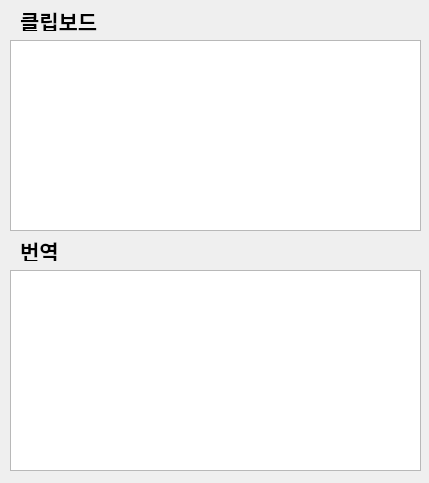
<?xml version="1.0" encoding="UTF-8"?>
<ui version="4.0">
 <class>Dialog</class>
 <widget class="QDialog" name="Dialog">
  <property name="geometry">
   <rect>
    <x>0</x>
    <y>0</y>
    <width>429</width>
    <height>483</height>
   </rect>
  </property>
  <property name="windowTitle">
   <string>Dialog</string>
  </property>
  <widget class="QTextEdit" name="textEdit">
   <property name="geometry">
    <rect>
     <x>10</x>
     <y>40</y>
     <width>411</width>
     <height>191</height>
    </rect>
   </property>
   <property name="font">
    <font>
     <family>나눔스퀘어 Light</family>
     <pointsize>14</pointsize>
     <weight>50</weight>
     <bold>false</bold>
    </font>
   </property>
   <property name="html">
    <string>&lt;!DOCTYPE HTML PUBLIC &quot;-//W3C//DTD HTML 4.0//EN&quot; &quot;http://www.w3.org/TR/REC-html40/strict.dtd&quot;&gt;
&lt;html&gt;&lt;head&gt;&lt;meta name=&quot;qrichtext&quot; content=&quot;1&quot; /&gt;&lt;style type=&quot;text/css&quot;&gt;
p, li { white-space: pre-wrap; }
&lt;/style&gt;&lt;/head&gt;&lt;body style=&quot; font-family:'나눔스퀘어 Light'; font-size:14pt; font-weight:400; font-style:normal;&quot;&gt;
&lt;p align=&quot;center&quot; style=&quot;-qt-paragraph-type:empty; margin-top:0px; margin-bottom:0px; margin-left:0px; margin-right:0px; -qt-block-indent:0; text-indent:0px;&quot;&gt;&lt;br /&gt;&lt;/p&gt;&lt;/body&gt;&lt;/html&gt;</string>
   </property>
  </widget>
  <widget class="QTextEdit" name="textEdit_2">
   <property name="geometry">
    <rect>
     <x>10</x>
     <y>270</y>
     <width>411</width>
     <height>201</height>
    </rect>
   </property>
   <property name="font">
    <font>
     <family>나눔스퀘어 Light</family>
     <pointsize>14</pointsize>
     <weight>50</weight>
     <bold>false</bold>
    </font>
   </property>
   <property name="html">
    <string>&lt;!DOCTYPE HTML PUBLIC &quot;-//W3C//DTD HTML 4.0//EN&quot; &quot;http://www.w3.org/TR/REC-html40/strict.dtd&quot;&gt;
&lt;html&gt;&lt;head&gt;&lt;meta name=&quot;qrichtext&quot; content=&quot;1&quot; /&gt;&lt;style type=&quot;text/css&quot;&gt;
p, li { white-space: pre-wrap; }
&lt;/style&gt;&lt;/head&gt;&lt;body style=&quot; font-family:'나눔스퀘어 Light'; font-size:14pt; font-weight:400; font-style:normal;&quot;&gt;
&lt;p align=&quot;center&quot; style=&quot;-qt-paragraph-type:empty; margin-top:0px; margin-bottom:0px; margin-left:0px; margin-right:0px; -qt-block-indent:0; text-indent:0px;&quot;&gt;&lt;br /&gt;&lt;/p&gt;&lt;/body&gt;&lt;/html&gt;</string>
   </property>
  </widget>
  <widget class="QLabel" name="label">
   <property name="geometry">
    <rect>
     <x>20</x>
     <y>10</y>
     <width>81</width>
     <height>21</height>
    </rect>
   </property>
   <property name="font">
    <font>
     <family>나눔스퀘어 Bold</family>
     <pointsize>16</pointsize>
     <weight>75</weight>
     <bold>true</bold>
    </font>
   </property>
   <property name="text">
    <string>클립보드</string>
   </property>
  </widget>
  <widget class="QLabel" name="label_2">
   <property name="geometry">
    <rect>
     <x>20</x>
     <y>240</y>
     <width>71</width>
     <height>21</height>
    </rect>
   </property>
   <property name="font">
    <font>
     <family>나눔스퀘어 Bold</family>
     <pointsize>16</pointsize>
     <weight>75</weight>
     <bold>true</bold>
    </font>
   </property>
   <property name="text">
    <string>번역</string>
   </property>
  </widget>
 </widget>
 <resources/>
 <connections/>
</ui>
